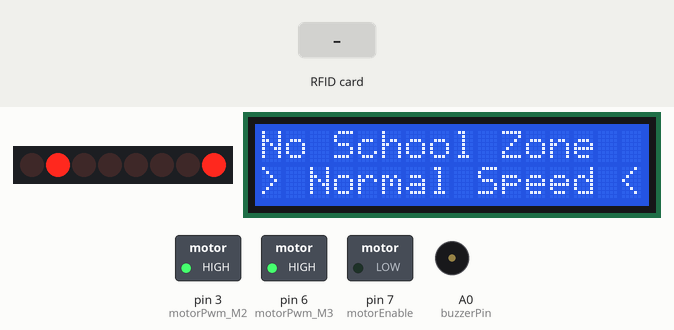
The sketch below on a simulated Arduino Uno, built with avr-gcc and run on an emulated ATmega328P. Parts: 8 shift-register outputs drawn as a row of LEDs (first output left, lit = HIGH), 16×2 character LCD, switched loads named in the sketch (green lamp = pin HIGH), buzzer (waves = sounding, pin HIGH). Wiring (inferred from the names in the program): shift register (74HC595): data pin 8; shift clock pin 4; latch pin 12. Wiring (inferred from the signals the program sends): row of LEDs: on Q0, Q1, Q2, Q3, Q4, Q5, Q6, Q7. The test bench sets the inputs (shaded band). Pins used as bus, display or sensor lines are not drawn; what the sketch prints to the serial monitor is not drawn.

Above: at 1.7 s.
1.8 s: RFID card 5E 7A 19 C4 held to the reader
At 3.6 s:
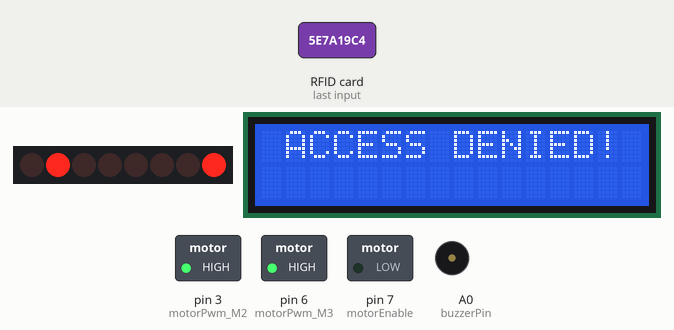
4.8 s: RFID card F3 40 5D 28 held to the reader
At 5.35 s:
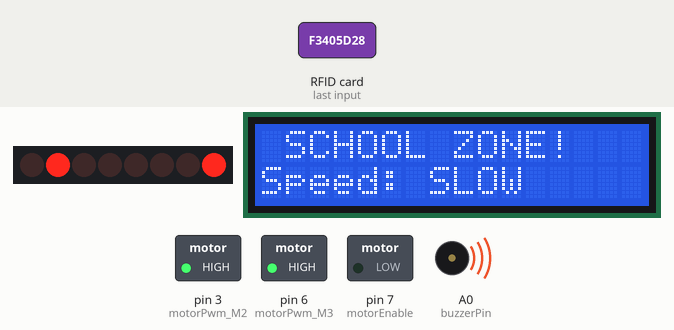
7.1 s: RFID card 13 F0 98 13 held to the reader
At 9.4 s:
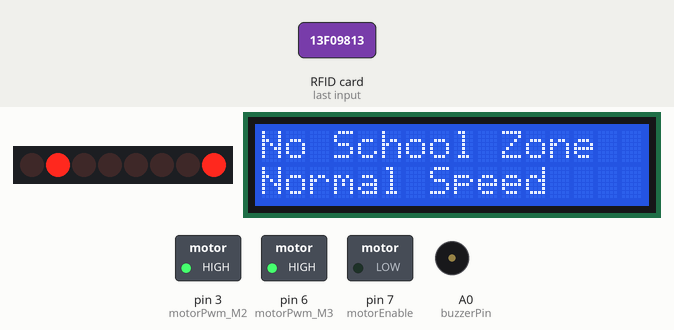
10.0 s: RFID card F3 40 5D 28 held to the reader
At 12.3 s:
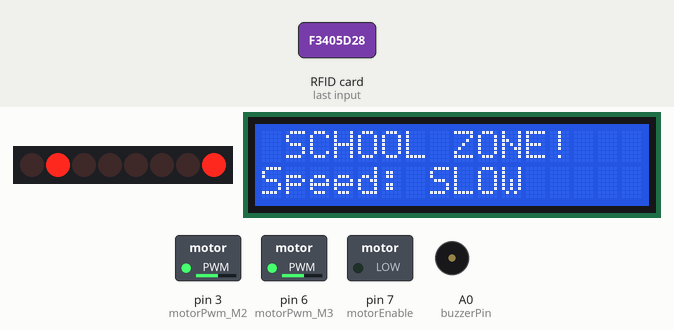
Timing chart, 0 to 12.8 s (numbered marks = the images above; inputs shaded):
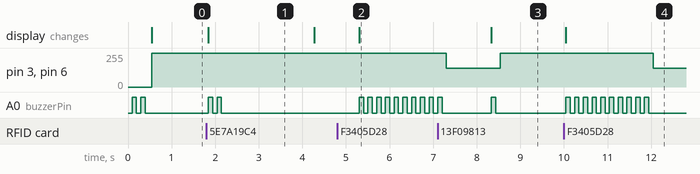

Measured:
- after the input at 1.8 s, A0 (buzzerPin): alternates HIGH for 0.10 s and LOW for 0.10 s, 4 changes in all, then stays LOW, starting at once; the display: changes at once (image 1)
- after the input at 4.8 s, A0 (buzzerPin): alternates HIGH for 0.10 s and LOW for 0.10 s, starting after 0.50 s; the display: changes after 0.50 s (image 2)
- after the input at 7.1 s, the display: changes after 1.2 s (image 3)
- after the input at 10.0 s, pin 3 (motorPwm_M2), pin 6 (motorPwm_M3): 255/255 → 140/255 after 2.0 s; A0 (buzzerPin): alternates HIGH for 0.10 s and LOW for 0.10 s, 20 changes in all, then stays LOW, starting after 0.05 s; the display: changes after 0.05 s (image 4)
- what the display in image 1 shows lasts 2.5 s, from 1.8 s to 4.3 s

The sketch:

Code_of_speed_control_with_RFID.ino
```cpp
#include <SPI.h>
#include <MFRC522.h>
#include <Wire.h>
#include <LiquidCrystal_I2C.h>


#define RST_PIN 9
#define SS_PIN 10

//Motor Pin Setup
const int motorLatch = 12;
const int motorClock = 4;
const int motorEnable = 7;
const int motorData   = 8;

// PWM Speed Control Pins
const int motorPwm_M3 = 6; // Right Wheel
const int motorPwm_M2 = 3; // Left Wheel (M2 uses Pin 3)

const int buzzerPin = A0;

// LCD Setup
LiquidCrystal_I2C lcd(0x27, 16, 2);

// RFID pins
MFRC522 mfrc522(SS_PIN, RST_PIN);

// card code
String whiteCardUID = "F3405D28";
String blueKeyUID   = "13F09813";

//
bool isSchoolZone = false;

void setup() {
  Serial.begin(9600);

  // Output pins
  pinMode(buzzerPin, OUTPUT);
  pinMode(motorClock, OUTPUT);
  pinMode(motorEnable, OUTPUT);
  pinMode(motorData, OUTPUT);

  pinMode(motorPwm_M3, OUTPUT);
  pinMode(motorPwm_M2, OUTPUT); //2 motor connected in m2 and m3

  digitalWrite(motorEnable, LOW); // Turn Motor Driver ON

  // LCD Initialization
  lcd.init();
  lcd.backlight();

  // Default Message
  lcd.setCursor(0, 0);
  lcd.print("No School Zone");
  lcd.setCursor(0, 1);
  lcd.print("> Normal Speed <");

  beep(2);

  // RFID Initialization
  SPI.begin();
  mfrc522.PCD_Init();

  // Start with Normal Speed (Both Motors)
  setMotors(255);
}

void loop() {
  // Check for new card
  if (!mfrc522.PICC_IsNewCardPresent() || !mfrc522.PICC_ReadCardSerial()) {
    return;
  }

  // Read UID
  String scannedUID = "";
  for (byte i = 0; i < mfrc522.uid.size; i++) {
    scannedUID += String(mfrc522.uid.uidByte[i] < 0x10 ? "0" : "");
    scannedUID += String(mfrc522.uid.uidByte[i], HEX);
  }
  scannedUID.toUpperCase();

  Serial.print("UID: "); Serial.println(scannedUID);

  //logic
  //White Card -> Activate School Zone
  if (scannedUID == whiteCardUID) {
    Serial.println(">> SCHOOL ZONE ACTIVATED!");

    // Only update LCD if mode changes
    if (!isSchoolZone) {
        lcd.clear();
        lcd.setCursor(0, 0);
        lcd.print(" SCHOOL ZONE! ");
        lcd.setCursor(0, 1);
        lcd.print("Speed: SLOW");
        isSchoolZone = true;
    }

    beep(10);
    setMotors(140); // Slow speed (M3 & M2)
  }

  //Blue Key -> Deactivate School Zone
  else if (scannedUID == blueKeyUID) {
    Serial.println(">> NORMAL ROAD!");

    // Only update LCD if mode changes
    if (isSchoolZone) {
        lcd.clear();
        lcd.setCursor(0, 0);
        lcd.print("No School Zone");
        lcd.setCursor(0, 1);
        lcd.print("Normal Speed");
        isSchoolZone = false;
    }

    beep(1);
    setMotors(255); // Full Speed (M3 & M2)
  }

  //Unknown Card
  else {
    Serial.println(">> Unknown Card");
    lcd.clear();
    lcd.setCursor(0, 0);
    lcd.print(" ACCESS DENIED! ");
    beep(2);

    delay(2000);

    // Restore display
    lcd.clear();
    if(isSchoolZone) {
        lcd.setCursor(0, 0); lcd.print(" SCHOOL ZONE! ");
        lcd.setCursor(0, 1); lcd.print("Speed: SLOW");
    } else {
        lcd.setCursor(0, 0); lcd.print("No School Zone");
        lcd.setCursor(0, 1); lcd.print("Normal Speed");
    }
  }

  delay(1000);
  mfrc522.PICC_HaltA();
  mfrc522.PCD_StopCrypto1();
}

//Control M3 & M2
void setMotors(int speed) {

  analogWrite(motorPwm_M3, speed);
  analogWrite(motorPwm_M2, speed); // Speed for M2

  //Make Pin 12 OUTPUT
  pinMode(motorLatch, OUTPUT);


  digitalWrite(motorLatch, LOW);
  shiftOut(motorData, motorClock, MSBFIRST, 130);
  digitalWrite(motorLatch, HIGH);

  //Make Pin 12 input again
  pinMode(motorLatch, INPUT);
}

// Buzzer Function
void beep(int times) {
  for(int i=0; i<times; i++) {
    digitalWrite(buzzerPin, HIGH);
    delay(100);
    digitalWrite(buzzerPin, LOW);
    delay(100);
  }
}
```
